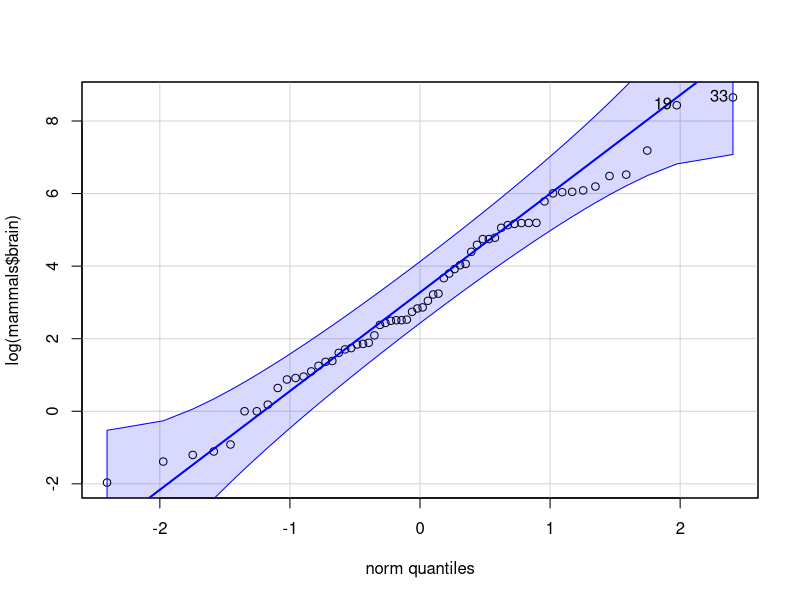
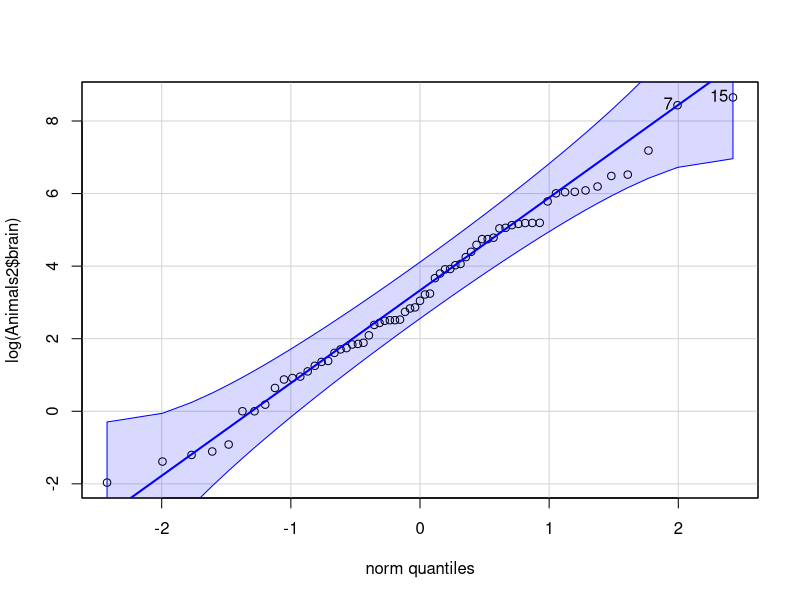
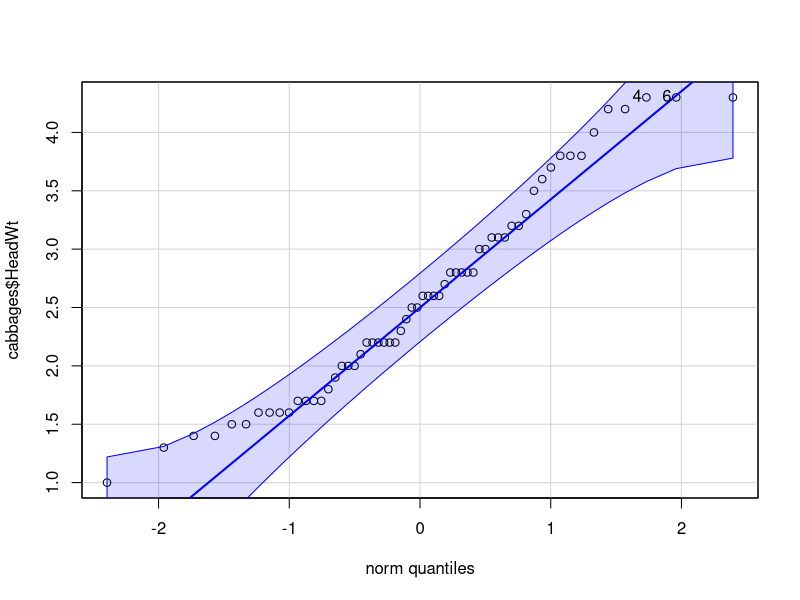
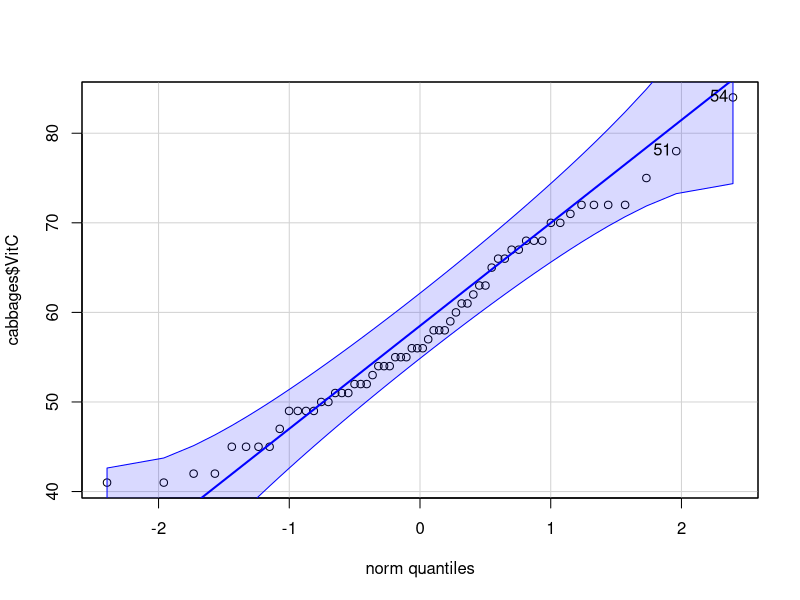
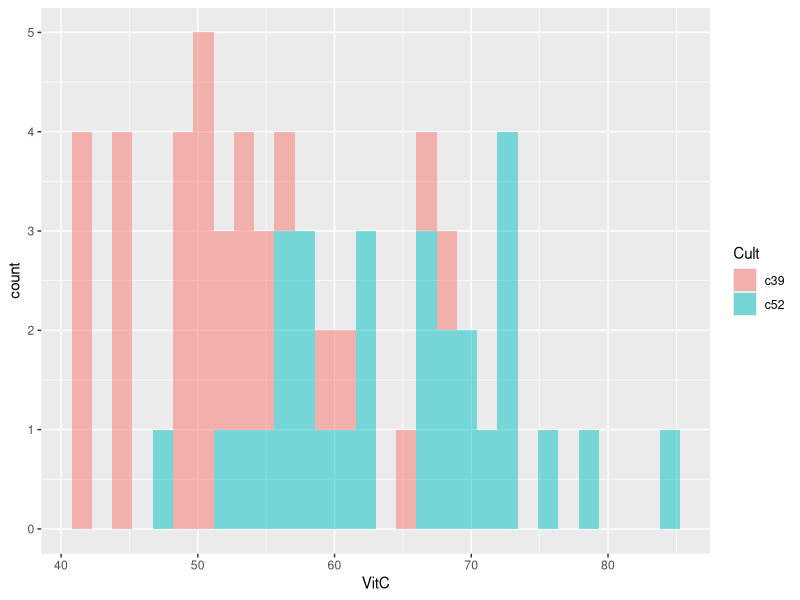
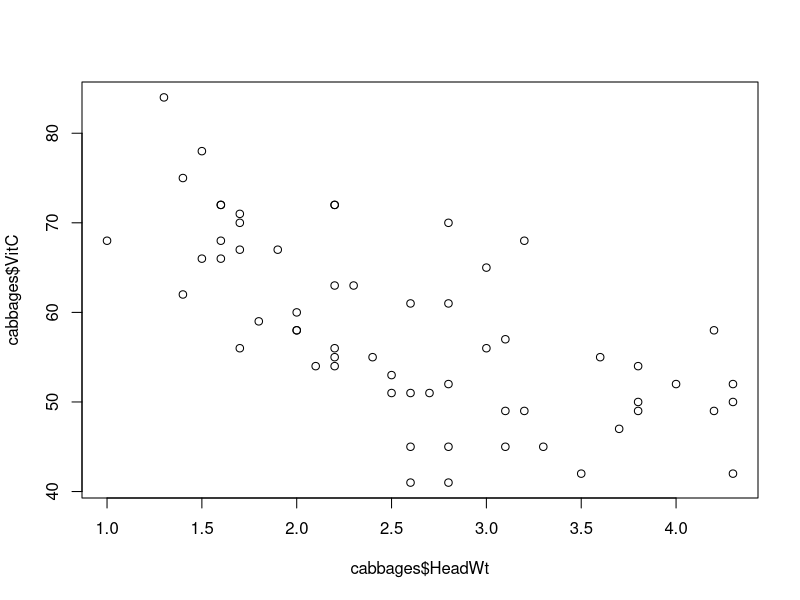
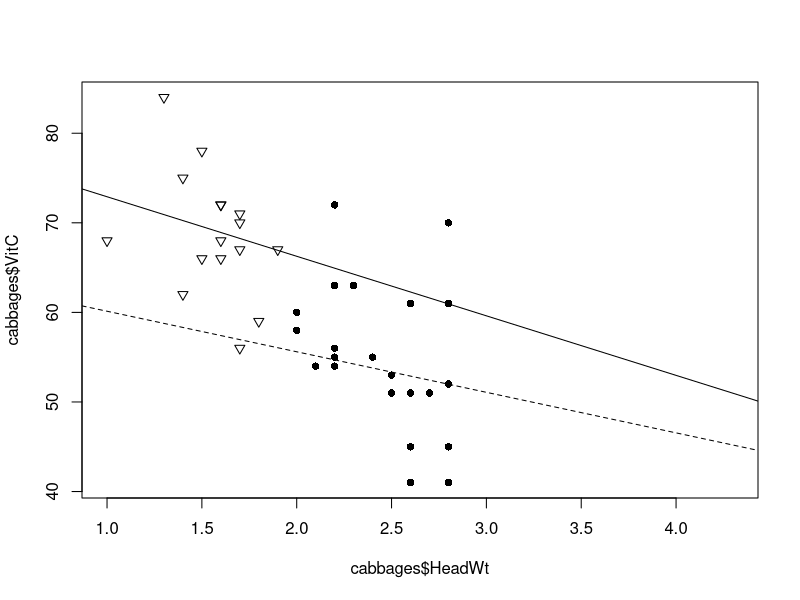

Write the R code that produced these figures, in order.
## ---- chunk 1

# CONFIGURACIÓN GENERAL
library(knitr)
options(width = 100)
# Opciones generales chunks

## PARA GENERAR SOLO LOS ENUNCIADO include=FALSE
#opts_chunk$set(echo=F,message = F, error = F, warning = F, comment = NA, fig.align = 'center', dpi = 100, tidy = F, cache.path = '.cache/', fig.path = './figure/', include=FALSE)

## PARA Incluir la soluciones SOLO LOS ENUNCIADO include=TRUE
opts_chunk$set(echo=T,message = F, error = F, warning = F, comment = NA, fig.align = 'center', dpi = 100, tidy = F, cache.path = '.cache/', fig.path = './figure/', include=TRUE)


#options(xtable.type = 'html')
knit_hooks$set(inline = function(x) {
  
  if(is.numeric(x)) {
    round(x, getOption('digits'))
  } else {
    paste(as.character(x), collapse = ', ')
  }
})
#knit_hooks$set(plot = knitr:::hook_plot_html)
## ---- chunk 2
# Especificamos las librerías necesarias en esta lista

packages = c("MASS","knitr","tidyverse","robustbase","car")

#use this function to check if each package is on the local machine
#if a package is installed, it will be loaded
#if any are not, the missing package(s) will be installed and loaded
package.check <- lapply(packages, FUN = function(x) {
  if (!require(x, character.only = TRUE)) {
    install.packages(x, dependencies = TRUE)
    library(x, character.only = TRUE)
  }
})

#verify they are loaded
#search()

## ---- chunk 3
# Cargamos las dos librerias necesarias antes de todo:
library(MASS)
library(robustbase)

# Una vez tenemos las dos librerías pasamos a cada conjunto de datos.

# Primero miramos el conjunto de datos mammals del paquete MASS
# a) Miramos las características. 
df_mammals <- mammals
summarise(df_mammals)
# b) Usamos las funciones siguientes para una primera visión de los conjuntos de 
# datos.
dim(df_mammals)
head(df_mammals)
head(df_mammals, n=3)
tail(df_mammals)
str(df_mammals)
# c1) Mostramos los nombres de las filas.
rownames(df_mammals)
# c2) Mostramos los nombres de las columnas.
colnames(df_mammals)

# Segundo miramos el conjunto de datos Animals2 del paquete robustbase
# a) Miramos las características. 
df_animals <- Animals2
summarise(df_animals)
# b) Usamos las funciones siguientes para una primera visión de los conjuntos de 
# datos.
dim(df_animals)
head(df_animals)
head(df_animals, n=3)
tail(df_animals)
str(df_animals)
# c1) Mostramos los nombres de las filas.
rownames(df_animals)
# c2) Mostramos los nombres de las columnas.
colnames(df_animals)
## ---- chunk 4
commonAnimals <- intersect(df_mammals, df_animals)
rownames(commonAnimals)
## ---- chunk 5
# Tenemos los animales que no estan en mammals
diferentes_mammals <- setdiff(rownames(df_mammals), rownames(df_animals))
diferentes_mammals
# Tenemos los animales que no estan en animals
diferentes_animals <- setdiff(rownames(df_animals), rownames(df_mammals))
diferentes_animals
## ---- chunk 6

## ---- chunk 7
# Primero hacemos la función del qqPlot de los mammals
qqPlot(log(mammals$brain))
# Segundo hacemos la función del qqPlot de los animals
qqPlot(log(Animals2$brain))
## ---- chunk 8
# a) Asignamos el valor devuelto por la funcion library.
libReturn <- library()
libReturn
# b) Mostramos por pantalla los 5 primeros elementos de la matriz
head(libReturn$results, n=5)
# también podemos observar los 5 primeros elementos de la matriz con la siguiente
# función:
libReturn[[2]] [1:5]
# c) Determinamos el número de librerias que tenemos instaladas
length(libReturn)
## ---- chunk 9
## 1º cabbages del paquete MASS
# a) Determinamos las tres etapas para el conjunto de datos cabbages.
head(cabbages)
dim(cabbages)
tail(cabbages)
glimpse(cabbages)
str(cabbages)
# b) Determinamos el número de valores perdidos para cada una de las variables
# del conjunto cabbages.
any(is.na(cabbages))
colSums(sapply(cabbages, is.na))

## 2º Chile del paquete car
# a) Determinamos las tres etapas para el conjunto de datos Chile.
head(Chile)
dim(Chile)
tail(Chile)
glimpse(Chile)
str(Chile)
any(is.na(Chile))
colSums(sapply(Chile, is.na))
# b) Determinamos el número de valores perdidos para cada una de las variables
# del conjunto Chile.

# d) Utilizamos la función summary para que nos saque los estadísticos y el número
# de valores perdidos de cada variable.
summary(cabbages)
summary(Chile)
## ---- chunk 10
# Con estas dos funciones vamos a ver a traves de la aproximación visual, si nuestras
# variables HeadWt y VitC del conjunto cabbages verifican que siguen una distribución
# Gaussiana.
plot_hw <- qqPlot(cabbages$HeadWt)
plot_hw
plot_vc <- qqPlot(cabbages$VitC)
plot_vc
## ---- chunk 11
# Utilizamos un histograma para determinar los datos de nuestras variables cuantitativas.
repre <- ggplot(cabbages, aes(VitC,fill = Cult)) + geom_histogram(alpha=0.5)
repre
## ---- chunk 12
# a) Para ver lo que nos piden vamos a hacer un diagrama de dispersión global.
plot(cabbages$HeadWt, cabbages$VitC)

# b) Ahora vamos a hacer un diagrama de dispersión, pero este lo vamos a etiquetar 
# según un factor concreto.
plot(cabbages$HeadWt, cabbages$VitC, pch=c(6,16)[cabbages$HeadWt])

# Planteamos 2 modelos lineales, cada uno para los datos de un factor.
Model1 <- lm(VitC ~ HeadWt, data = cabbages, subset = which(Cult == 'c39'))
Model2 <- lm(VitC ~ HeadWt, data = cabbages, subset = which(Cult == 'c52'))
# Ahora vamos a representar las rectas correspondientes a cada modelo lineal.
abline(Model1, lty=2)
abline(Model2)
## ---- chunk 13
